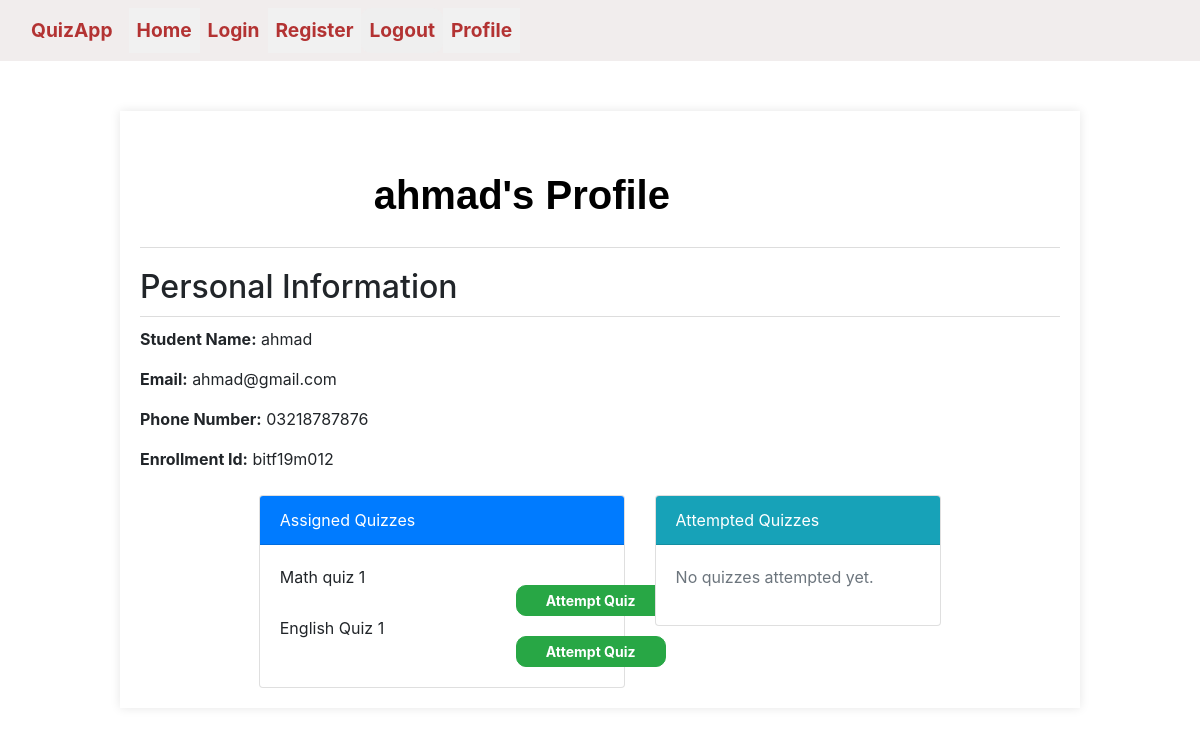
The app's page /profile/2 (signed in) with its own data.
### Student/models.py (models this page shows)
class User(AbstractUser):
    is_student = models.BooleanField(default=False)
    is_admin = models.BooleanField(default=False)

class Student(User):
    phone_number = models.CharField(max_length=11, blank=True, default= "")
    enrollment_number = models.CharField(max_length=10, default= "")
    class Meta:
        verbose_name = 'Student'
        verbose_name_plural = 'Students'

### Quiz/models.py (models this page shows, shortened)
class Quiz(models.Model):
    DIFFICULTY_CHOICES = (
        ('Easy', 'Easy'),
        ('Medium', 'Medium'),
        ('Hard', 'Hard'),
    )
    title = models.CharField(max_length=100)
    assigned_to = models.ManyToManyField(Student)
    difficulty_level = models.CharField(max_length=10, choices=DIFFICULTY_CHOICES, default="")
    Total_score = models.IntegerField(default=10, blank=True)
    Time_allowed = models.IntegerField(help_text="Enter duration in minutes")

### Student/views.py (the view, shortened to what this page needs)
# urls.py: path('profile/<int:pk>', Profile.as_view(), name='profile'),
class Profile(View):
    def get(self, request, pk):
        if request.user.is_authenticated and request.user.is_student:
            student = Student.objects.get(pk=pk)
            assigned_quizes = Quiz.objects.all().filter(assigned_to=student)
            attempts = StudentQuizAttempt.objects.filter(student=student)
            attempted_quizes = []
            for attempt in attempts:
                attempted_quizes.append(attempt.quiz)
            unattempted_quizes = []
            for quiz in assigned_quizes:
                if quiz not in attempted_quizes:
                    unattempted_quizes.append(quiz)
            return render(request, 'Student/Profile.html',{
                           'student': student,
                           'attempts': attempts,
                           'unattempted_quizes': unattempted_quizes
            })

### Student/templates/Student/Profile.html
{% extends 'Student/base.html' %}
{% load static %}
{% block content %}
<link rel="stylesheet" href="{% static 'css/Profile.css' %}">
    <div class="profile-container">
        <div class="profile-header">
            <h1>{{ student.username }}'s Profile</h1>
        </div>
        <div class="profile-info">
            <h2>Personal Information</h2>
            <p><strong>Student Name:</strong> {{ student.username }}</p>
            <p><strong>Email:</strong> {{ student.email }}</p>
            <p><strong>Phone Number:</strong> {{ student.phone_number }}</p>
            <p><strong>Enrollment Id:</strong> {{ student.enrollment_number }}</p>
        </div>
        <div class="row mt-4 temp">
            <div class="col-md-5">
                <div class="card">
                    <div class="card-header bg-primary text-white">
                        Assigned Quizzes
                    </div>
                    <div class="card-body">
                        {% if unattempted_quizes %}
                            {% for quiz in unattempted_quizes %}
                                <div class="quiz-item row">
                                    <div class="col-8">
                                        <p class="quiz-title">{{ quiz.title }}</p>
                                    </div>
                                    <div class="col-4 text-right">
                                        <a href="{% url 'AttemptQuiz' pk=quiz.pk %}" class="btn btn-success btn-sm">Attempt Quiz</a>
                                    </div>
                                </div>
                            {% endfor %}
                        {% else %}
                            <p class="text-muted">No quizzes assigned.</p>
                        {% endif %}
                    </div>
                </div>
            </div>
            <div class="col-md-4">
                <div class="card">
                    <div class="card-header bg-info text-white">
                        Attempted Quizzes
                    </div>
                    <div class="card-body">
                        {% if attempts %}
                            {% for attempt in attempts %}
                                <div class="quiz-item">
                                    <p class="quiz-title">{{ attempt.quiz.title }}</p>
                                    <p class="text-muted">Score: {{ attempt.attempt_score }} / {{ attempt.quiz.Total_score }}</p>
                                </div>
                            {% endfor %}
                        {% else %}
                            <p class="text-muted">No quizzes attempted yet.</p>
                        {% endif %}
                    </div>
                </div>
            </div>
        </div>
    </div>
{% endblock %}

### Student/static/css/Profile.css (style rules this page uses)
.profile-container { width: 80%; margin: 0 auto; background-color: #fff; padding: 20px; box-shadow: 0 0 10px rgba(0, 0, 0, 0.1); margin-top: 50px; }
.profile-header { text-align: center; border-bottom: 1px solid #ddd; padding-bottom: 20px; margin-bottom: 20px; }
.profile-info { margin-bottom: 20px; }
.profile-info h2, .profile-quizzes h2, .profile-attempts h2 { border-bottom: 1px solid #ddd; padding-bottom: 10px; margin-bottom: 10px; }
.temp { justify-content: center; }

### Student/templates/Student/base.html (style rules this page uses)
.btn { width: 150px; text-align: center; border-radius: 10px; margin-right: 10%; margin-top: 20px; font-weight: bold; }
h1 { color: black; padding-top: 40px; padding-left: 20%; padding-right: 37%; font-family: sans-serif; font-weight: bold }

### records on screen
User: username "ahmad", email "ahmad@gmail.com"
Student: phone_number "03218787876", enrollment_number "bitf19m012"
Quiz: title "Math quiz 1"
Quiz: title "English Quiz 1"
